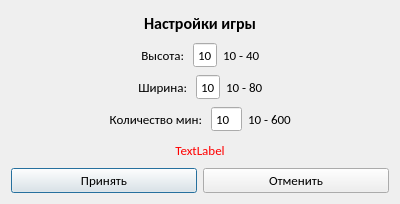
<?xml version="1.0" encoding="UTF-8"?>
<ui version="4.0">
 <class>Settings</class>
 <widget class="QDialog" name="Settings">
  <property name="geometry">
   <rect>
    <x>0</x>
    <y>0</y>
    <width>400</width>
    <height>204</height>
   </rect>
  </property>
  <property name="windowTitle">
   <string>Dialog</string>
  </property>
  <layout class="QVBoxLayout" name="verticalLayout">
   <item>
    <widget class="QLabel" name="label">
     <property name="font">
      <font>
       <family>Calibri</family>
       <pointsize>12</pointsize>
       <weight>75</weight>
       <bold>true</bold>
      </font>
     </property>
     <property name="text">
      <string>Настройки игры</string>
     </property>
     <property name="alignment">
      <set>Qt::AlignCenter</set>
     </property>
    </widget>
   </item>
   <item>
    <layout class="QHBoxLayout" name="horizontalLayout">
     <item>
      <spacer name="horizontalSpacer">
       <property name="orientation">
        <enum>Qt::Horizontal</enum>
       </property>
       <property name="sizeHint" stdset="0">
        <size>
         <width>40</width>
         <height>20</height>
        </size>
       </property>
      </spacer>
     </item>
     <item>
      <widget class="QLabel" name="label_3">
       <property name="font">
        <font>
         <family>Calibri</family>
         <pointsize>10</pointsize>
        </font>
       </property>
       <property name="text">
        <string>Высота: </string>
       </property>
       <property name="alignment">
        <set>Qt::AlignRight|Qt::AlignTrailing|Qt::AlignVCenter</set>
       </property>
      </widget>
     </item>
     <item>
      <widget class="QSpinBox" name="hight">
       <property name="font">
        <font>
         <family>Calibri</family>
         <pointsize>10</pointsize>
        </font>
       </property>
       <property name="buttonSymbols">
        <enum>QAbstractSpinBox::NoButtons</enum>
       </property>
       <property name="minimum">
        <number>10</number>
       </property>
       <property name="maximum">
        <number>40</number>
       </property>
      </widget>
     </item>
     <item>
      <widget class="QLabel" name="label_6">
       <property name="font">
        <font>
         <family>Calibri</family>
         <pointsize>10</pointsize>
        </font>
       </property>
       <property name="text">
        <string>10 - 40</string>
       </property>
      </widget>
     </item>
     <item>
      <spacer name="horizontalSpacer_2">
       <property name="orientation">
        <enum>Qt::Horizontal</enum>
       </property>
       <property name="sizeHint" stdset="0">
        <size>
         <width>40</width>
         <height>20</height>
        </size>
       </property>
      </spacer>
     </item>
    </layout>
   </item>
   <item>
    <layout class="QHBoxLayout" name="horizontalLayout_2">
     <item>
      <spacer name="horizontalSpacer_3">
       <property name="orientation">
        <enum>Qt::Horizontal</enum>
       </property>
       <property name="sizeHint" stdset="0">
        <size>
         <width>40</width>
         <height>20</height>
        </size>
       </property>
      </spacer>
     </item>
     <item>
      <widget class="QLabel" name="label_4">
       <property name="font">
        <font>
         <family>Calibri</family>
         <pointsize>10</pointsize>
        </font>
       </property>
       <property name="text">
        <string>Ширина: </string>
       </property>
       <property name="alignment">
        <set>Qt::AlignRight|Qt::AlignTrailing|Qt::AlignVCenter</set>
       </property>
      </widget>
     </item>
     <item>
      <widget class="QSpinBox" name="width">
       <property name="font">
        <font>
         <family>Calibri</family>
         <pointsize>10</pointsize>
        </font>
       </property>
       <property name="buttonSymbols">
        <enum>QAbstractSpinBox::NoButtons</enum>
       </property>
       <property name="minimum">
        <number>10</number>
       </property>
       <property name="maximum">
        <number>80</number>
       </property>
      </widget>
     </item>
     <item>
      <widget class="QLabel" name="label_7">
       <property name="font">
        <font>
         <family>Calibri</family>
         <pointsize>10</pointsize>
        </font>
       </property>
       <property name="text">
        <string>10 - 80</string>
       </property>
      </widget>
     </item>
     <item>
      <spacer name="horizontalSpacer_4">
       <property name="orientation">
        <enum>Qt::Horizontal</enum>
       </property>
       <property name="sizeHint" stdset="0">
        <size>
         <width>40</width>
         <height>20</height>
        </size>
       </property>
      </spacer>
     </item>
    </layout>
   </item>
   <item>
    <layout class="QHBoxLayout" name="horizontalLayout_3">
     <item>
      <spacer name="horizontalSpacer_5">
       <property name="orientation">
        <enum>Qt::Horizontal</enum>
       </property>
       <property name="sizeHint" stdset="0">
        <size>
         <width>40</width>
         <height>20</height>
        </size>
       </property>
      </spacer>
     </item>
     <item>
      <widget class="QLabel" name="label_5">
       <property name="font">
        <font>
         <family>Calibri</family>
         <pointsize>10</pointsize>
        </font>
       </property>
       <property name="text">
        <string>Количество мин: </string>
       </property>
       <property name="alignment">
        <set>Qt::AlignRight|Qt::AlignTrailing|Qt::AlignVCenter</set>
       </property>
      </widget>
     </item>
     <item>
      <widget class="QSpinBox" name="amountMines">
       <property name="font">
        <font>
         <family>Calibri</family>
         <pointsize>10</pointsize>
        </font>
       </property>
       <property name="buttonSymbols">
        <enum>QAbstractSpinBox::NoButtons</enum>
       </property>
       <property name="minimum">
        <number>10</number>
       </property>
       <property name="maximum">
        <number>600</number>
       </property>
      </widget>
     </item>
     <item>
      <widget class="QLabel" name="label_8">
       <property name="font">
        <font>
         <family>Calibri</family>
         <pointsize>10</pointsize>
        </font>
       </property>
       <property name="text">
        <string>10 - 600</string>
       </property>
      </widget>
     </item>
     <item>
      <spacer name="horizontalSpacer_6">
       <property name="orientation">
        <enum>Qt::Horizontal</enum>
       </property>
       <property name="sizeHint" stdset="0">
        <size>
         <width>40</width>
         <height>20</height>
        </size>
       </property>
      </spacer>
     </item>
    </layout>
   </item>
   <item>
    <widget class="QLabel" name="error">
     <property name="font">
      <font>
       <family>Calibri</family>
       <pointsize>10</pointsize>
      </font>
     </property>
     <property name="styleSheet">
      <string notr="true">color: rgb(255, 0, 0);</string>
     </property>
     <property name="text">
      <string>TextLabel</string>
     </property>
     <property name="alignment">
      <set>Qt::AlignCenter</set>
     </property>
    </widget>
   </item>
   <item>
    <layout class="QHBoxLayout" name="horizontalLayout_4">
     <item>
      <widget class="QPushButton" name="accept">
       <property name="font">
        <font>
         <family>Calibri</family>
         <pointsize>10</pointsize>
        </font>
       </property>
       <property name="text">
        <string>Принять</string>
       </property>
      </widget>
     </item>
     <item>
      <widget class="QPushButton" name="exit">
       <property name="font">
        <font>
         <family>Calibri</family>
         <pointsize>10</pointsize>
        </font>
       </property>
       <property name="text">
        <string>Отменить</string>
       </property>
      </widget>
     </item>
    </layout>
   </item>
  </layout>
 </widget>
 <resources/>
 <connections/>
</ui>
